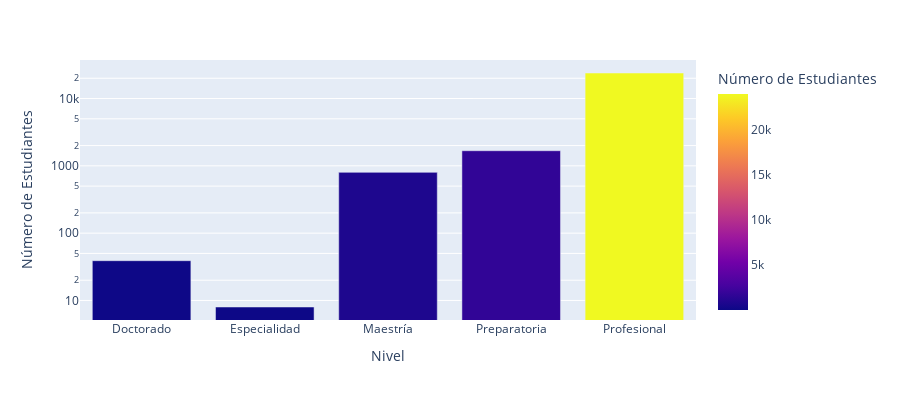

The cell this chart's notebook holds for it:
### Code cell
df = pd.read_csv("PIdf_6.csv")
fig = px.bar(df, x='Nivel', y='Número de Estudiantes',
             hover_data=['Nivel','Número de Estudiantes'], color='Número de Estudiantes',
             labels={'Nivel de Estudios':'Cantidad de Estudiantes'}, height=400)

fig.update_layout(yaxis_type="log")
fig.show()

### Figure 1 — Plotly figure (JSON) as saved in the notebook; plotly's stock layout.template omitted (floating-point values rounded to 4 significant figures)
{"data": [{"alignmentgroup": "True", "hovertemplate": "Nivel=%{x}<br>Número de Estudiantes=%{marker.color}<extra></extra>", "legendgroup": "", "marker": {"color": [39, 8, 800, 1677, 23941], "coloraxis": "coloraxis", "pattern": {"shape": ""}}, "name": "", "offsetgroup": "", "orientation": "v", "showlegend": false, "textposition": "auto", "type": "bar", "x": ["Doctorado", "Especialidad", "Maestría", "Preparatoria", "Profesional"], "xaxis": "x", "y": [39, 8, 800, 1677, 23941], "yaxis": "y"}], "layout": {"barmode": "relative", "coloraxis": {"colorbar": {"title": {"text": "Número de Estudiantes"}}, "colorscale": [[0, "#0d0887"], [0.1111, "#46039f"], [0.2222, "#7201a8"], [0.3333, "#9c179e"], [0.4444, "#bd3786"], [0.5556, "#d8576b"], [0.6667, "#ed7953"], [0.7778, "#fb9f3a"], [0.8889, "#fdca26"], [1, "#f0f921"]]}, "height": 400, "legend": {"tracegroupgap": 0}, "margin": {"t": 60}, "xaxis": {"anchor": "y", "domain": [0, 1], "title": {"text": "Nivel"}}, "yaxis": {"anchor": "x", "domain": [0, 1], "title": {"text": "Número de Estudiantes"}, "type": "log"}}}
